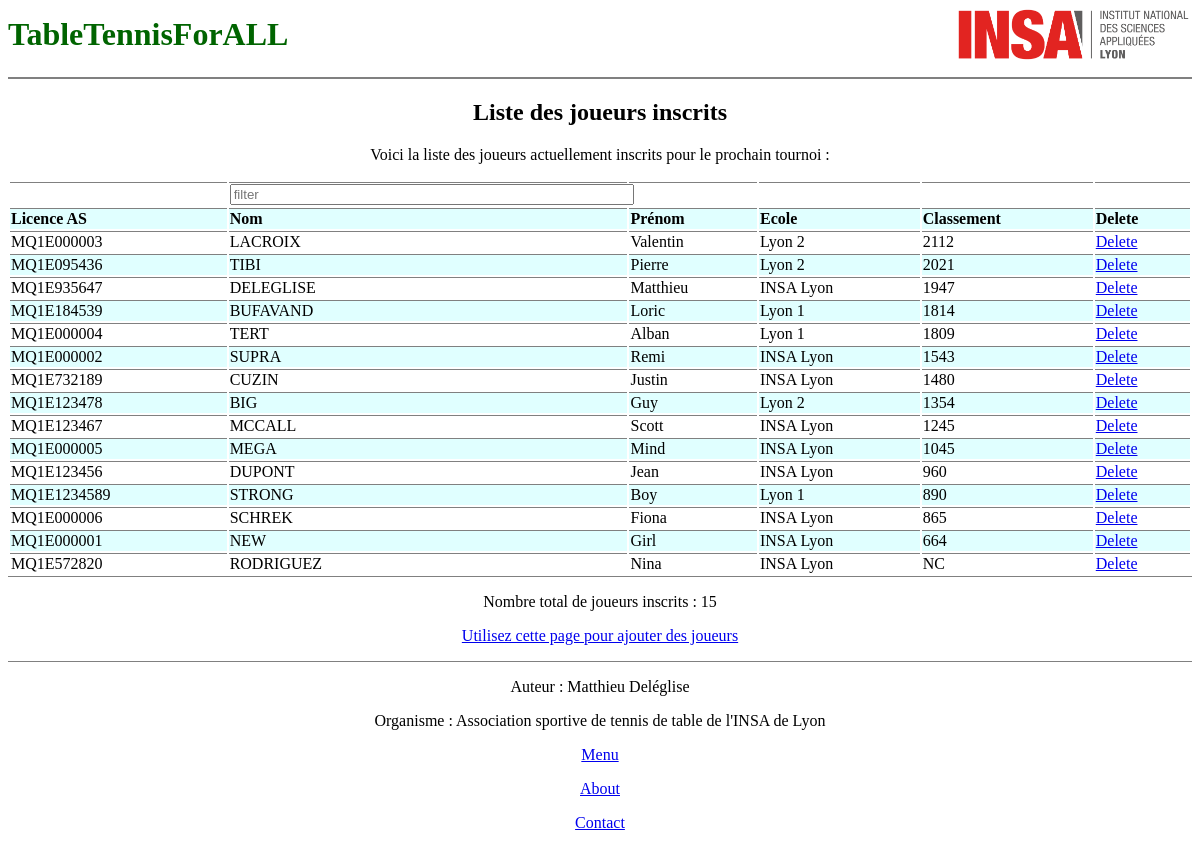
The page /players on the database its author committed.
### tables this page shows
CREATE TABLE "Joueurs" (
"Licence_AS" TEXT,
  "Nom" TEXT,
  "Prenom" TEXT,
  "Ecole" TEXT,
  "Classement" TEXT
);

### tournoiTT.py (the view)
@app.route("/players", methods = ["GET"])
def players():
    r_players_data = retrieve_players(ranked=True)
    nr_players_data = retrieve_players(ranked=False)
    html_str = render_template('players.html', ranked_players=r_players_data, non_ranked_players=nr_players_data)
    return html_str

### recuperation_inscription.py (called while the page is built)
def retrieve_players(ranked=True):
    connection = sq.connect("baseTest2.db")
    cursor = connection.cursor()
    cursor.execute("""
        SELECT name FROM sqlite_master WHERE type='table' AND name='Joueurs';
    """)
    if cursor.fetchone() is None:
        return None  # Table does not exist
    if ranked:
        df = pd.read_sql_query("SELECT * FROM Joueurs WHERE Classement != 'NC';", connection)
        df["Classement"] = df["Classement"].astype(int)
        df.sort_values("Classement", axis=0, ascending=False, inplace=True, kind='quicksort', na_position='last', ignore_index=False, key=None)
    else :
        df = pd.read_sql_query("SELECT * FROM Joueurs WHERE Classement = 'NC';", connection)
    list_players = [Joueur(df.iloc[k, :]) for k in range(len(df["Licence_AS"]))]
    connection.close()
    return list_players

### templates/players.html
{% extends "layout.html" %}
{% block content %}
<section>
    <h2>Liste des joueurs inscrits</h2>
    <p>Voici la liste des joueurs actuellement inscrits pour le prochain tournoi :</p>
    {% if ranked_players or non_ranked_players %}
    <table id="players-table">
        <thead>
            <tr><td></td><td><input id="domain_filter" placeholder="filter"></td><td></td><td></td><td></td><td></td></tr>
            <tr>
                <th>Licence AS</th>
                <th>Nom</th>
                <th>Prénom</th>
                <th>Ecole</th>
                <th>Classement</th>
                <th>Delete</th>
            </tr>
        </thead>
        <tbody>
            {% for player in ranked_players %}
            <tr>
                <td>{{ player.ID }}</td>
                <td>{{ player.nom }}</td>
                <td>{{ player.prenom }}</td>
                <td>{{ player.ecole }}</td>
                <td>{{ player.classement }}</td>
                <td><a href="{{ url_for('delete_player', player_id=player.ID) }}" onclick="return confirm('Are you sure you want to delete this player?');">Delete</a></td>
            </tr>
            {% endfor %}
            {% for player in non_ranked_players %}
            <tr>
                <td>{{ player.ID }}</td>
                <td>{{ player.nom }}</td>
                <td>{{ player.prenom }}</td>
                <td>{{ player.ecole }}</td>
                <td>{{ player.classement }}</td>
                <td><a href="{{ url_for('delete_player', player_id=player.ID) }}" onclick="return confirm('Are you sure you want to delete this player?');">Delete</a></td>
            </tr>
            {% endfor %}
        </tbody>
    </table>
    <p>Nombre total de joueurs inscrits : {{ ranked_players|length +  non_ranked_players|length }}</p>
    <p><a href="{{ url_for('inscription') }}">Utilisez cette page pour ajouter des joueurs</a></p>
    {% else %}
    <p>Aucun joueur n'est actuellement inscrit pour le prochain tournoi.</p>
    <p><a href="{{ url_for('inscription') }}">Utilisez cette page pour ajouter des joueurs</a></p>
    {% endif %}
</section>
{% endblock %}

### templates/layout.html (shortened to what this page needs)
<!DOCTYPE html>
<html lang="fr">
<head>
    <link rel="stylesheet" href="{{url_for('static', filename='style.css')}}">
</head>
<body>
  <div style="display: flex; align-items: center; justify-content: flex-end;">
    <h1 style="margin: 0; flex: 1;">
      TableTennisForALL
    </h1>
    <img src="{{ url_for('static', filename='images/logo_insa.png') }}" alt="INSA de Lyon" style="width: 20%; height: auto;">
  </div>
  <P><HR NOSHADE></P>
  {% block content %}{% endblock %}
  <footer>
    <p>Auteur : Matthieu Deléglise</p>
    <p>Organisme : Association sportive de tennis de table de l'INSA de Lyon</p>
    <p><a href="{{ url_for('menu') }}">Menu</a></p>
    <p><a href="{{ url_for('about') }}">About</a></p>
    <p><a href="{{ url_for('contact') }}">Contact</a></p>
  </footer>
</body></html>

### static/style.css (style rules this page uses)
section, h2, h3, p, a, img, table { text-align: center; margin-left: auto; margin-right: auto; }
section { width: 100%; }
h1 { color: darkGreen; }
table { width: 100%; border-bottom: thin solid gray; }
table tr:nth-child(2n) { background-color: lightcyan; }
table td, table th { text-align: left; border-top: thin solid gray; }
thead input { width: 100%; }
footer { border-top: thin solid gray; }

### rows shown on the page
Joueurs: ID "MQ1E000003", nom "LACROIX", prenom "Valentin", ecole "Lyon 2", classement "2112"
Joueurs: ID "MQ1E095436", nom "TIBI", prenom "Pierre", ecole "Lyon 2", classement "2021"
Joueurs: ID "MQ1E935647", nom "DELEGLISE", prenom "Matthieu", ecole "INSA Lyon", classement "1947"
Joueurs: ID "MQ1E184539", nom "BUFAVAND", prenom "Loric", ecole "Lyon 1", classement "1814"
Joueurs: ID "MQ1E000004", nom "TERT", prenom "Alban", ecole "Lyon 1", classement "1809"
Joueurs: ID "MQ1E000002", nom "SUPRA", prenom "Remi", ecole "INSA Lyon", classement "1543"
Joueurs: ID "MQ1E732189", nom "CUZIN", prenom "Justin", ecole "INSA Lyon", classement "1480"
Joueurs: ID "MQ1E123478", nom "BIG", prenom "Guy", ecole "Lyon 2", classement "1354"
Joueurs: ID "MQ1E123467", nom "MCCALL", prenom "Scott", ecole "INSA Lyon", classement "1245"
Joueurs: ID "MQ1E000005", nom "MEGA", prenom "Mind", ecole "INSA Lyon", classement "1045"
Joueurs: ID "MQ1E123456", nom "DUPONT", prenom "Jean", ecole "INSA Lyon", classement "960"
Joueurs: ID "MQ1E1234589", nom "STRONG", prenom "Boy", ecole "Lyon 1", classement "890"
Joueurs: ID "MQ1E000006", nom "SCHREK", prenom "Fiona", ecole "INSA Lyon", classement "865"
Joueurs: ID "MQ1E000001", nom "NEW", prenom "Girl", ecole "INSA Lyon", classement "664"
Joueurs: ID "MQ1E572820", nom "RODRIGUEZ", prenom "Nina", ecole "INSA Lyon", classement "NC"

### other values the page prints
{{ ranked_players|length +  non_ranked_players|length }} "15"
